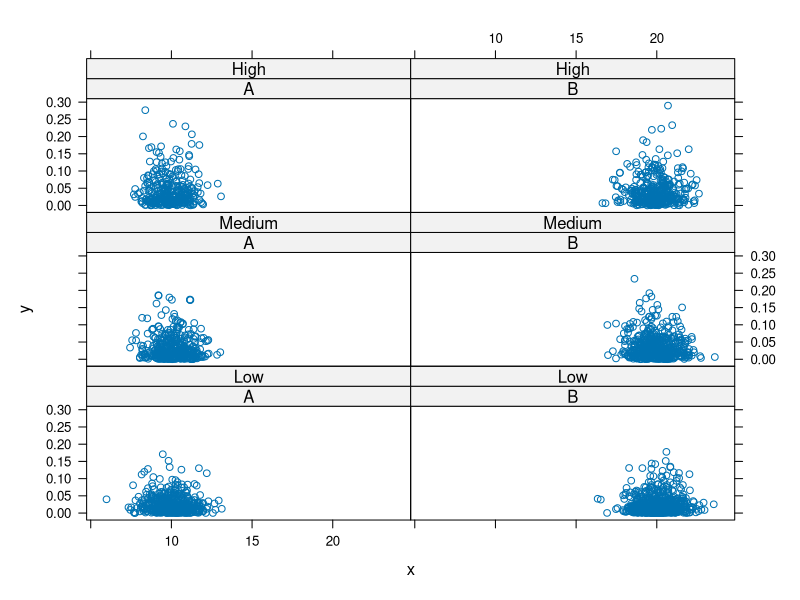

Write R code to recreate this figure.
# The idea here is to show how we can do a simulation with different
# combinations of settings and then organize the data into "long form"
# so that we can identify the outputs from each by the settings.

# We use two different settings - cond1 and cond2
# These have 2 and 3 possible values respectively.
# We run the simulation on all possible combinations of these two settings, i.e.
# 6 combinations.
# We replicate the simulation for each NumReplicates times.

# The simulation is simple here and just creates a data frame.
#
#

sim =
function(a, b, n = rpois(1, a + b))
  data.frame(x = rnorm(n, a), y = rexp(n, b))



cond1 = c("A", "B")
cond2 = c("High", "Medium", "Low")

mu = c(A = 10, B = 20)
rate = c(High = 40, Medium = 30, Low = 24)

NumReplicates = 10
 # Generate the 6 possible combinations of settings
 # This is a data.frame of factors. We could use stringsAsFactors = FALSE
g = expand.grid(cond1, cond2)

# Run the simulations for the 6 different levels.
# We could use apply() since these are character vectors
ans = lapply(seq_len(nrow(g)),
              function(i) {
                 settings = g[i,]
                 replicate(NumReplicates, sim(mu[settings[1,1]], rate[settings[1,2]]),
                           simplify = FALSE)
              })

# note start--------------------------------------------------------------------
#  wouldn't g, mu and rate above be from the global environment? If we were to
# avoid using global variables, would the following be a decent approach?
ans = lapply(seq_len(nrow(g)),
              function(i, g, mu, rate) {
                 settings = g[i,]
                 replicate(NumReplicates,
                           sim(mu[settings[1,1]], rate[settings[1,2]]),
                           simplify = FALSE)
              }, g, mu, rate)

# breakdown of the above simulations for a single combination:
settings = g[1,] # combination of 'A' and 'High'
settings[1,1] # gives 'A'
mu[settings[1,1]] # gives 10, the value of mu for 'A' 
settings[1,2] # gives 'High'
rate[settings[1,2]] # gives 40, value of rate for 'High'
sim(mu[settings[1,1]], rate[settings[1,2]]) # single simulation set
# repeat simulation NumReplicates times
replicate(NumReplicates, sim(mu[settings[1,1]], rate[settings[1,2]]),
          simplify = FALSE)

# difference in results with and without simplify = FALSE
set.seed(0)
str(replicate(NumReplicates, sim(mu[settings[1,1]], rate[settings[1,2]]),
                 simplify = FALSE))

set.seed(0)
str(replicate(NumReplicates, sim(mu[settings[1,1]], rate[settings[1,2]])))

# ans is basically a nested list.
# First, it has 6 component lists corresponding to the 6 combinations of the conditions
# (cond1 and cond2)
# Each of the 6 components contain 10 replicates of the simulation.
# The simulation results themselves are dataframes.
# note end----------------------------------------------------------------------


# Now we convert the list of lists() of data frames to a single data frame
tmp = unlist(ans, recursive = FALSE)
length(tmp)
table(sapply(tmp, class))

ans1 = do.call(rbind, tmp)


# note start--------------------------------------------------------------------
# compare
str(tmp)
# with
str(unlist(ans))
# to appreciate why we use recursive = FALSE

# unlist() above removes the outtermost layer of condition
# 6 condition combinations * 10 replicates = 60 simulation dataframes

# We now have just a list of all the replicate dataframes, which are finally
# collapsed together with do.call and rbind
# note end----------------------------------------------------------------------


# Next we'll compute the appropriate values for cond1 and cond2 for each row
n = sapply(ans, function(x) sum(sapply(x, nrow)))
ans1$cond1 = rep(g[,1], n)
ans1$cond2 = ordered(rep(g[,2], n), labels = rev(cond2))


# note start--------------------------------------------------------------------
# n = sapply(ans, function(x) sum(sapply(x, nrow)))
# eg. for the first cond1 cond2 combination
x = ans[[1]]
# length of simulation dataframes for each replicate
sapply(x, nrow)
# hence total no. of rows corresponding to first cond1 cond2 combination
sum(sapply(x, nrow))
# which is the same as
n[1]

# the above is repeated for each combination using another sapply
# finally the correct values of cond1 and cond2 are added to the approriate
# rows in ans1, the single dataframe containing all the sim results

# to understand the rep part:
g[,1] # has 6 values corresponding to 2 levels A and B
# say 
n2 = c(2, 3, 1, 6, 4, 8)
# then
c1 = rep(g[,1], n2)
# similarly
c2 = ordered(rep(g[,2], n2), labels = rev(cond2))
data.frame(c1,c2)
# which doesn't correspond to the combination sequence seen in g
g

# not using rev seems to work though
c2 = ordered(rep(g[,2], n2), labels = cond2)
data.frame(c1,c2)

# note end----------------------------------------------------------------------


# We also add the simulation/replicate number for each row within each of the 6 combinations of
# settings of cond1 and cond2
ans1$simNumber = unlist(sapply(ans, function(x) rep(seq(along = x), sapply(x, nrow))))
# Just check the results are sensible and correct
q1 = table(ans1$simNumber)
#  1   2   3   4   5   6   7   8   9  10 
#279 263 273 273 259 291 284 297 294 276 
q2 = sapply(ans, function(x) sapply(x, nrow))
#     [,1] [,2] [,3] [,4] [,5] [,6]
# [1,]   46   55   43   57   28   50
# [2,]   41   62   41   49   27   43
# [3,]   50   55   35   53   29   51
# [4,]   50   62   32   41   41   47
# [5,]   53   58   29   54   22   43
# [6,]   60   68   33   49   27   54
# [7,]   46   58   47   49   37   47
# [8,]   53   77   33   50   41   43
# [9,]   49   63   43   52   36   51
#[10,]   49   57   46   40   32   52
q3 = rowSums(sapply(ans, function(x) sapply(x, nrow)))
stopifnot(all(q1 == q3))

# Now we can plot these.
library(lattice)
xyplot(y ~ x | cond1 + cond2, ans1)
